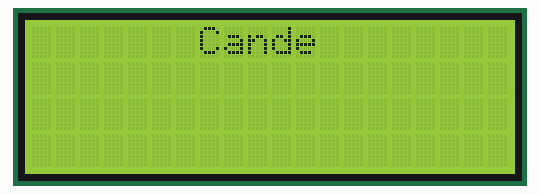
The sketch below on a simulated ESP32. Parts: 20×4 character LCD.

Above: at 0.1 s.
At 2.2 s:
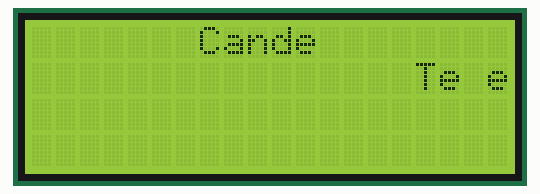
At 4.3 s:
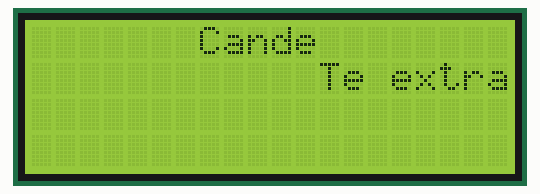
At 8.9 s:
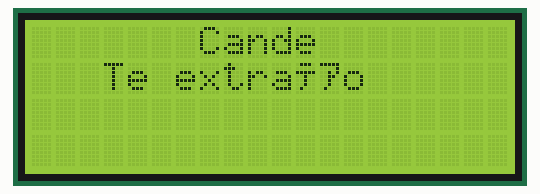
At 13.0 s:
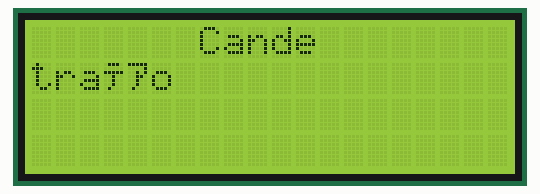
At 17.6 s:
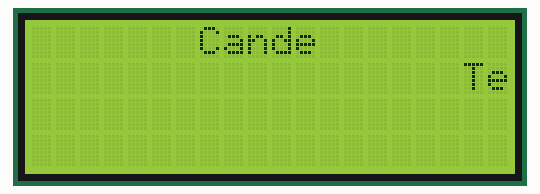

Measured:
- by itself, everything shown: repeats every 16.4 s, in 31 steps
- what the display in image 1 shows lasts 0.5 s, from 2.2 s to 2.7 s

The sketch:

lcd_2004.ino
```cpp
#include <LiquidCrystal_I2C.h>

// set the LCD number of columns and rows
int lcdColumns = 20;
int lcdRows = 4;

// set LCD address, number of columns and rows
// if you don't know your display address, run an I2C scanner sketch
LiquidCrystal_I2C lcd(0x27, lcdColumns, lcdRows);

String messageStatic = "Cande";
String messageToScroll = "Te extraño";

// Function to scroll text
// The function acepts the following arguments:
// row: row number where the text will be displayed
// message: message to scroll
// delayTime: delay between each character shifting
// lcdColumns: number of columns of your LCD
void scrollText(int row, String message, int delayTime, int lcdColumns) {
  for (int i=0; i < lcdColumns; i++) {
    message = " " + message;
  }
  message = message + " ";
  for (int pos = 0; pos < message.length(); pos++) {
    lcd.setCursor(0, row);
    lcd.print(message.substring(pos, pos + lcdColumns));
    delay(delayTime);
  }
}

void setup(){
  // initialize LCD
  lcd.init();
  // turn on LCD backlight
  lcd.backlight();
}

void loop(){
  // set cursor to first column, first row
  lcd.setCursor(7,0);
  // print static message
  lcd.print(messageStatic);
  // print scrolling message
  scrollText(1, messageToScroll,500, lcdColumns);
}
```
